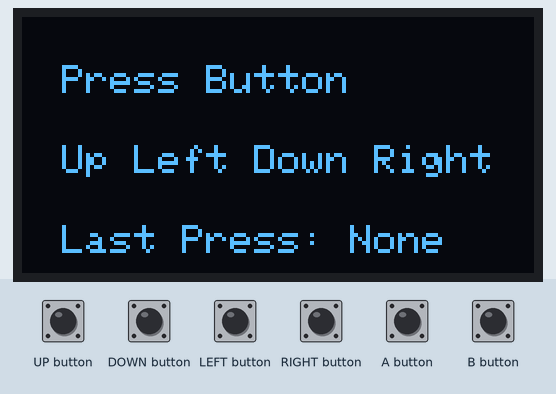
This sketch was run on a simulated Arduboy, built with avr-gcc and run on an emulated ATmega32U4. Shown: 128×64 one-colour display. Inputs (shaded band) come from the test bench.

Above: at 5.5 s.
5.6 s: UP button pressed for 0.15 s
At 7.9 s:
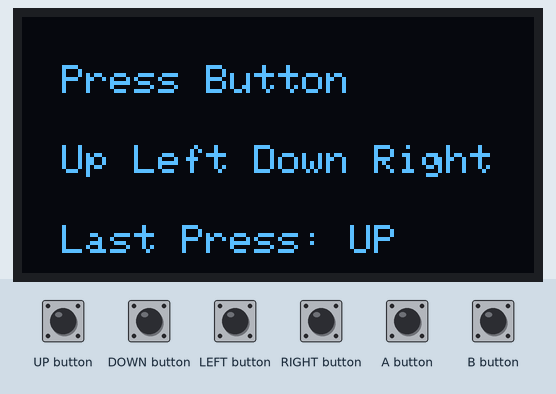
8.2 s: DOWN button pressed for 0.15 s
At 10.1 s:
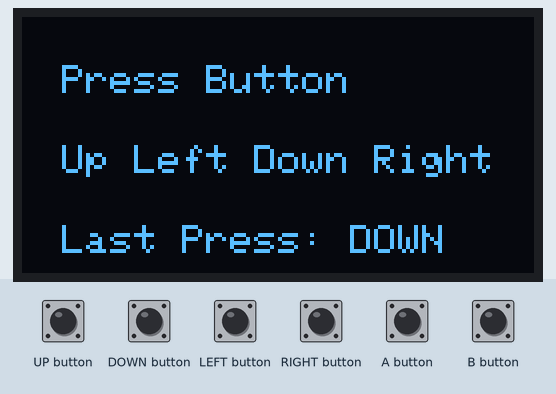
10.8 s: LEFT button pressed for 0.15 s
At 12.9 s:
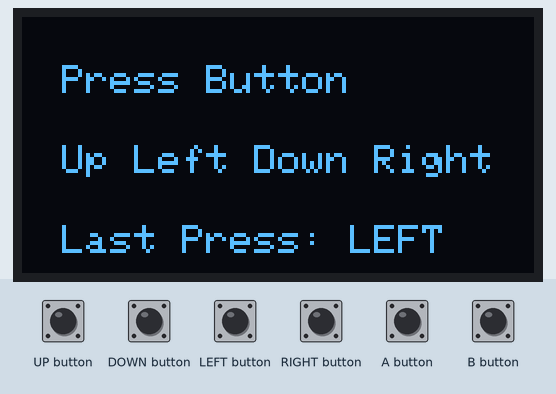
13.4 s: RIGHT button pressed for 0.15 s
At 15.2 s:
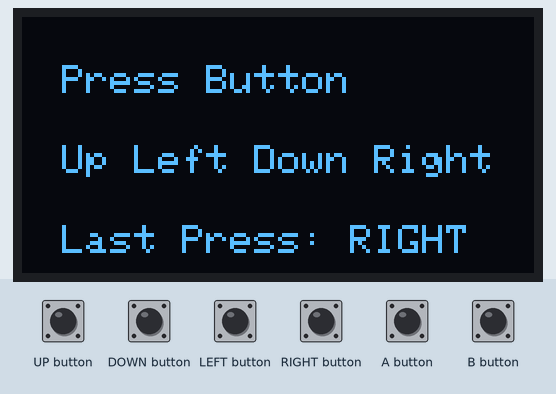
16.0 s: A button pressed for 0.15 s
At 18.3 s:
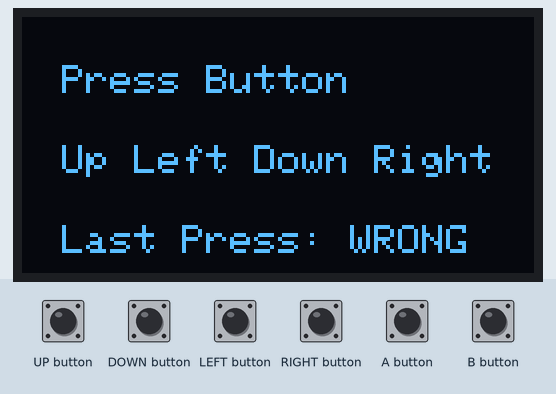
18.6 s: UP button pressed for 1 s
At 19.1 s:
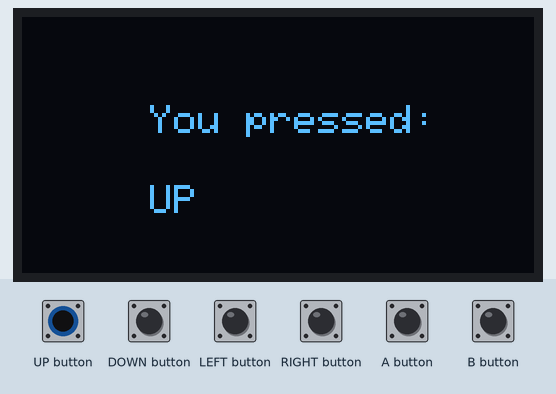
Timing chart, 0 to 21.6 s (numbered marks = the images above; inputs shaded):
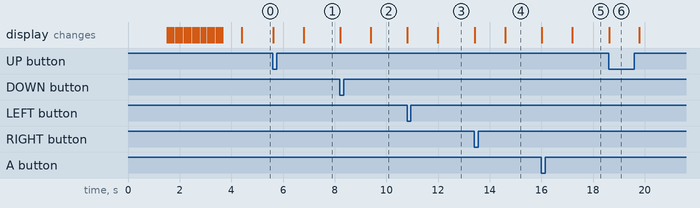

The sketch:

HelloWorld.ino
```cpp
// (licence header left out)
#include <SPI.h>
#include <audio.h>
#include <Arduboy.h>
#include <core.h>
#include <EEPROM.h>

Arduboy myArduboy;

// Initiate variables
String buttonPressed = "None";
byte pad;
boolean start = false;          // In title screen or start game
boolean paused = false;        // If game has been paused
char text[16];                // General string buffer
boolean initialDraw = false; // If the initial screen draw has happened

void intro() {
  for(int i = -8; i < 45; i = i + 2)
  {
    myArduboy.clearDisplay();
    myArduboy.setCursor(20, i);
    myArduboy.print("THIS IS ARDUBOY!");
    myArduboy.display();
    // Need small delay, scrolls too fast!
    delay(75);
  }

  tuneYes();
}

void getPressed() {
  if (myArduboy.pressed(UP_BUTTON)) {
    buttonPressed = "UP";
  }
    else if (myArduboy.pressed(LEFT_BUTTON)) {
      buttonPressed = "LEFT";
    }
    else if (myArduboy.pressed(DOWN_BUTTON)) {
      buttonPressed = "DOWN";
    }
    else if (myArduboy.pressed(RIGHT_BUTTON)) {
      buttonPressed = "RIGHT";
    }
    drawPressed();
}

void drawPressed() {
  myArduboy.clearDisplay();
  myArduboy.setCursor(32, 22);
  myArduboy.print("You pressed:");
  myArduboy.setCursor(32, 42);
  myArduboy.print(buttonPressed);
  myArduboy.display();
  tuneYes();
  delay(500);
}

void notPressed() {
  myArduboy.clearDisplay();
  myArduboy.setCursor(22, 42);
  myArduboy.print("Wrong Button!");
  myArduboy.display();
  buttonPressed = "WRONG";
  tuneNo();
  delay(500);
}

void tuneYes() {
  myArduboy.tunes.tone(987, 160);
  delay(160);
  myArduboy.tunes.tone(1318, 400);
  delay(500);
}

void tuneNo() {
  myArduboy.tunes.tone(1318, 400);
  delay(160);
  myArduboy.tunes.tone(987, 160);
  delay(500);
}

void titleScreen() {
  //Clears the screen
  myArduboy.clearDisplay();
  myArduboy.setCursor(10, 12);
  myArduboy.print("Press Button");
  myArduboy.setCursor(10, 32);
  myArduboy.print("Up Left Down Right");
  myArduboy.setCursor(10, 52);
  myArduboy.print("Last Press: " + buttonPressed);
  myArduboy.display();
  }

void setup() {
  myArduboy.start();
  myArduboy.setFrameRate(60);
  myArduboy.setCursor(29, 22);
  myArduboy.print("Hello World!");
  myArduboy.display();
  delay(1500);
  intro();
}

void loop() {
  titleScreen();

  if (myArduboy.pressed(UP_BUTTON) ||
      myArduboy.pressed(DOWN_BUTTON) ||
      myArduboy.pressed(RIGHT_BUTTON) ||
      myArduboy.pressed(LEFT_BUTTON))
      {
        getPressed();
      }
  else if
       (myArduboy.pressed(A_BUTTON) ||
        myArduboy.pressed(B_BUTTON))
        {
          notPressed();
        }
}
```

Measured:
- after the input at 5.6 s, the display: first changes at once (image 1 shows a later state)
- after the input at 8.2 s, the display: first changes at once (image 2 shows a later state)
- after the input at 10.8 s, the display: first changes at once (image 3 shows a later state)
- after the input at 13.4 s, the display: first changes at once (image 4 shows a later state)
- after the input at 16.0 s, the display: first changes at once (image 5 shows a later state)
- after the input at 18.6 s, the display: changes at once (image 6)
